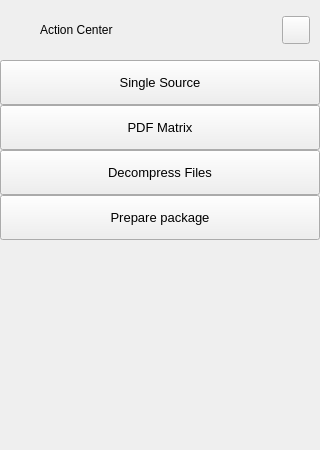
        <widget class="QFrame" name="extraLeftBox">
         <property name="minimumSize">
          <size>
           <width>0</width>
           <height>0</height>
          </size>
         </property>
         <property name="maximumSize">
          <size>
           <width>0</width>
           <height>16777215</height>
          </size>
         </property>
         <property name="frameShape">
          <enum>QFrame::NoFrame</enum>
         </property>
         <property name="frameShadow">
          <enum>QFrame::Raised</enum>
         </property>
         <layout class="QVBoxLayout" name="extraColumLayout">
          <property name="spacing">
           <number>0</number>
          </property>
          <property name="leftMargin">
           <number>0</number>
          </property>
          <property name="topMargin">
           <number>0</number>
          </property>
          <property name="rightMargin">
           <number>0</number>
          </property>
          <property name="bottomMargin">
           <number>0</number>
          </property>
          <item>
           <widget class="QFrame" name="extraTopBg">
            <property name="minimumSize">
             <size>
              <width>0</width>
              <height>60</height>
             </size>
            </property>
            <property name="maximumSize">
             <size>
              <width>16777215</width>
              <height>60</height>
             </size>
            </property>
            <property name="autoFillBackground">
             <bool>false</bool>
            </property>
            <property name="styleSheet">
             <string notr="true"/>
            </property>
            <property name="frameShape">
             <enum>QFrame::NoFrame</enum>
            </property>
            <property name="frameShadow">
             <enum>QFrame::Raised</enum>
            </property>
            <layout class="QVBoxLayout" name="verticalLayout_5">
             <property name="spacing">
              <number>0</number>
             </property>
             <property name="leftMargin">
              <number>0</number>
             </property>
             <property name="topMargin">
              <number>0</number>
             </property>
             <property name="rightMargin">
              <number>0</number>
             </property>
             <property name="bottomMargin">
              <number>0</number>
             </property>
             <item>
              <layout class="QGridLayout" name="extraTopLayout">
               <property name="leftMargin">
                <number>10</number>
               </property>
               <property name="rightMargin">
                <number>10</number>
               </property>
               <property name="horizontalSpacing">
                <number>10</number>
               </property>
               <property name="verticalSpacing">
                <number>0</number>
               </property>
               <item row="0" column="0">
                <widget class="QFrame" name="extraIcon">
                 <property name="minimumSize">
                  <size>
                   <width>20</width>
                   <height>0</height>
                  </size>
                 </property>
                 <property name="maximumSize">
                  <size>
                   <width>20</width>
                   <height>20</height>
                  </size>
                 </property>
                 <property name="styleSheet">
                  <string notr="true">background-image: url(:/icons/icons/cil-medical-cross.png);</string>
                 </property>
                 <property name="frameShape">
                  <enum>QFrame::NoFrame</enum>
                 </property>
                 <property name="frameShadow">
                  <enum>QFrame::Raised</enum>
                 </property>
                </widget>
               </item>
               <item row="0" column="1">
                <widget class="QLabel" name="extraLabel">
                 <property name="minimumSize">
                  <size>
                   <width>150</width>
                   <height>0</height>
                  </size>
                 </property>
                 <property name="styleSheet">
                  <string notr="true"/>
                 </property>
                 <property name="text">
                  <string>Action Center</string>
                 </property>
                </widget>
               </item>
               <item row="0" column="2">
                <widget class="QPushButton" name="extraCloseColumnBtn">
                 <property name="minimumSize">
                  <size>
                   <width>28</width>
                   <height>28</height>
                  </size>
                 </property>
                 <property name="maximumSize">
                  <size>
                   <width>28</width>
                   <height>28</height>
                  </size>
                 </property>
                 <property name="cursor">
                  <cursorShape>PointingHandCursor</cursorShape>
                 </property>
                 <property name="toolTip">
                  <string>Close Action Centre</string>
                 </property>
                 <property name="text">
                  <string/>
                 </property>
                 <property name="icon">
                  <iconset resource="images/resources.qrc">
                   <normaloff>:/icons/icons/cil-x-circle.png</normaloff>:/icons/icons/cil-x-circle.png</iconset>
                 </property>
                 <property name="iconSize">
                  <size>
                   <width>20</width>
                   <height>20</height>
                  </size>
                 </property>
                </widget>
               </item>
              </layout>
             </item>
            </layout>
           </widget>
          </item>
          <item>
           <widget class="QFrame" name="extraContent">
            <property name="enabled">
             <bool>true</bool>
            </property>
            <property name="minimumSize">
             <size>
              <width>320</width>
              <height>0</height>
             </size>
            </property>
            <property name="frameShape">
             <enum>QFrame::NoFrame</enum>
            </property>
            <property name="frameShadow">
             <enum>QFrame::Raised</enum>
            </property>
            <layout class="QVBoxLayout" name="verticalLayout_12">
             <property name="spacing">
              <number>0</number>
             </property>
             <property name="leftMargin">
              <number>0</number>
             </property>
             <property name="topMargin">
              <number>0</number>
             </property>
             <property name="rightMargin">
              <number>0</number>
             </property>
             <property name="bottomMargin">
              <number>0</number>
             </property>
             <item alignment="Qt::AlignTop">
              <widget class="QFrame" name="extraTopMenu">
               <property name="frameShape">
                <enum>QFrame::NoFrame</enum>
               </property>
               <property name="frameShadow">
                <enum>QFrame::Raised</enum>
               </property>
               <layout class="QVBoxLayout" name="verticalLayout_11">
                <property name="spacing">
                 <number>0</number>
                </property>
                <property name="leftMargin">
                 <number>0</number>
                </property>
                <property name="topMargin">
                 <number>0</number>
                </property>
                <property name="rightMargin">
                 <number>0</number>
                </property>
                <property name="bottomMargin">
                 <number>0</number>
                </property>
                <item>
                 <widget class="QPushButton" name="btn_single_source">
                  <property name="sizePolicy">
                   <sizepolicy hsizetype="Expanding" vsizetype="Fixed">
                    <horstretch>0</horstretch>
                    <verstretch>0</verstretch>
                   </sizepolicy>
                  </property>
                  <property name="minimumSize">
                   <size>
                    <width>0</width>
                    <height>45</height>
                   </size>
                  </property>
                  <property name="font">
                   <font>
                    <family>Segoe UI</family>
                    <pointsize>10</pointsize>
                    <italic>false</italic>
                    <bold>false</bold>
                   </font>
                  </property>
                  <property name="cursor">
                   <cursorShape>PointingHandCursor</cursorShape>
                  </property>
                  <property name="layoutDirection">
                   <enum>Qt::LeftToRight</enum>
                  </property>
                  <property name="styleSheet">
                   <string notr="true">background-image: url(:/icons/icons/cil-file.png);</string>
                  </property>
                  <property name="text">
                   <string>Single Source</string>
                  </property>
                 </widget>
                </item>
                <item>
                 <widget class="QPushButton" name="btn_matrix">
                  <property name="sizePolicy">
                   <sizepolicy hsizetype="Expanding" vsizetype="Fixed">
                    <horstretch>0</horstretch>
                    <verstretch>0</verstretch>
                   </sizepolicy>
                  </property>
                  <property name="minimumSize">
                   <size>
                    <width>0</width>
                    <height>45</height>
                   </size>
                  </property>
                  <property name="font">
                   <font>
                    <family>Segoe UI</family>
                    <pointsize>10</pointsize>
                    <italic>false</italic>
                    <bold>false</bold>
                   </font>
                  </property>
                  <property name="cursor">
                   <cursorShape>PointingHandCursor</cursorShape>
                  </property>
                  <property name="layoutDirection">
                   <enum>Qt::LeftToRight</enum>
                  </property>
                  <property name="styleSheet">
                   <string notr="true">background-image: url(:/icons/icons/cil-notes.png);</string>
                  </property>
                  <property name="text">
                   <string>PDF Matrix</string>
                  </property>
                 </widget>
                </item>
                <item>
                 <widget class="QPushButton" name="btn_decompress">
                  <property name="sizePolicy">
                   <sizepolicy hsizetype="Expanding" vsizetype="Fixed">
                    <horstretch>0</horstretch>
                    <verstretch>0</verstretch>
                   </sizepolicy>
                  </property>
                  <property name="minimumSize">
                   <size>
                    <width>0</width>
                    <height>45</height>
                   </size>
                  </property>
                  <property name="font">
                   <font>
                    <family>Segoe UI</family>
                    <pointsize>10</pointsize>
                    <italic>false</italic>
                    <bold>false</bold>
                   </font>
                  </property>
                  <property name="cursor">
                   <cursorShape>PointingHandCursor</cursorShape>
                  </property>
                  <property name="layoutDirection">
                   <enum>Qt::LeftToRight</enum>
                  </property>
                  <property name="styleSheet">
                   <string notr="true">background-image: url(:/icons/icons/cil-expand-down.png);</string>
                  </property>
                  <property name="text">
                   <string>Decompress Files</string>
                  </property>
                 </widget>
                </item>
                <item>
                 <widget class="QPushButton" name="btn_pack">
                  <property name="sizePolicy">
                   <sizepolicy hsizetype="Expanding" vsizetype="Fixed">
                    <horstretch>0</horstretch>
                    <verstretch>0</verstretch>
                   </sizepolicy>
                  </property>
                  <property name="minimumSize">
                   <size>
                    <width>0</width>
                    <height>45</height>
                   </size>
                  </property>
                  <property name="font">
                   <font>
                    <family>Segoe UI</family>
                    <pointsize>10</pointsize>
                    <italic>false</italic>
                    <bold>false</bold>
                   </font>
                  </property>
                  <property name="cursor">
                   <cursorShape>PointingHandCursor</cursorShape>
                  </property>
                  <property name="layoutDirection">
                   <enum>Qt::LeftToRight</enum>
                  </property>
                  <property name="styleSheet">
                   <string notr="true">background-image: url(:/icons/icons/cil-truck.png);</string>
                  </property>
                  <property name="text">
                   <string>Prepare package</string>
                  </property>
                 </widget>
                </item>
               </layout>
              </widget>
             </item>
             <item>
              <widget class="QFrame" name="extraCenter">
               <property name="frameShape">
                <enum>QFrame::NoFrame</enum>
               </property>
               <property name="frameShadow">
                <enum>QFrame::Raised</enum>
               </property>
               <layout class="QVBoxLayout" name="verticalLayout_10">
                <item>
                 <widget class="QTextEdit" name="textEdit">
                  <property name="minimumSize">
                   <size>
                    <width>222</width>
                    <height>0</height>
                   </size>
                  </property>
                  <property name="styleSheet">
                   <string notr="true">background: transparent;</string>
                  </property>
                  <property name="frameShape">
                   <enum>QFrame::NoFrame</enum>
                  </property>
                  <property name="readOnly">
                   <bool>true</bool>
                  </property>
                  <property name="html">
                   <string>&lt;!DOCTYPE HTML PUBLIC &quot;-//W3C//DTD HTML 4.0//EN&quot; &quot;http://www.w3.org/TR/REC-html40/strict.dtd&quot;&gt;
&lt;html&gt;&lt;head&gt;&lt;meta name=&quot;qrichtext&quot; content=&quot;1&quot; /&gt;&lt;meta charset=&quot;utf-8&quot; /&gt;&lt;style type=&quot;text/css&quot;&gt;
p, li { white-space: pre-wrap; }
hr { height: 1px; border-width: 0; }
li.unchecked::marker { content: &quot;\2610&quot;; }
li.checked::marker { content: &quot;\2612&quot;; }
&lt;/style&gt;&lt;/head&gt;&lt;body style=&quot; font-family:'Segoe UI'; font-size:10pt; font-weight:400; font-style:normal;&quot;&gt;
&lt;p style=&quot;-qt-paragraph-type:empty; margin-top:0px; margin-bottom:0px; margin-left:0px; margin-right:0px; -qt-block-indent:0; text-indent:0px;&quot;&gt;&lt;br /&gt;&lt;/p&gt;&lt;/body&gt;&lt;/html&gt;</string>
                  </property>
                  <property name="overwriteMode">
                   <bool>false</bool>
                  </property>
                 </widget>
                </item>
               </layout>
              </widget>
             </item>
             <item>
              <widget class="QFrame" name="extraBottom">
               <property name="frameShape">
                <enum>QFrame::NoFrame</enum>
               </property>
               <property name="frameShadow">
                <enum>QFrame::Raised</enum>
               </property>
              </widget>
             </item>
            </layout>
           </widget>
          </item>
         </layout>
        </widget>
